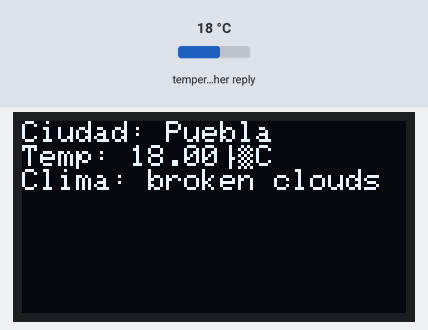
The sketch below on a simulated ESP32. Parts: 128×64 one-colour display. The inputs (shaded band) are chosen by the test bench; at power-on: temperature in the weather reply 18 °C. WiFi joins after 1.5 s; servers stay silent unless stated; the display library's start-up logo is not drawn; web services answer with replies made up by the test bench; what the sketch prints to the serial monitor is not drawn.

Above: at 3.9 s.

The sketch:

Api_pantalla.ino
```cpp
#include <WiFi.h>
#include <HTTPClient.h>
#include <ArduinoJson.h>
#include <Adafruit_GFX.h>
#include <Adafruit_SSD1306.h>

// Reemplaza estos valores con los tuyos
const char* ssid = "iPhone";
const char* password = "nomelase";
String api_key = "20a679978be8158d6c3d4ee004dd4c61";
String city = "Puebla";
String country = "MX";

// Declaración de la pantalla OLED
#define SCREEN_WIDTH 128 // Ancho de la pantalla OLED
#define SCREEN_HEIGHT 64 // Alto de la pantalla OLED
Adafruit_SSD1306 display(SCREEN_WIDTH, SCREEN_HEIGHT, &Wire, -1);

unsigned long previousMillis = 0; // Almacenar el último tiempo de actualización
const long interval = 1800000;    // Intervalo de actualización (30 minutos en milisegundos)

void setup() {
  Serial.begin(115200);

  // Inicializar la pantalla OLED
  if(!display.begin(SSD1306_SWITCHCAPVCC, 0x3C)) { // Dirección I2C de la pantalla OLED
    Serial.println(F("Fallo al inicializar la pantalla OLED"));
    for(;;);
  }
  display.display();
  delay(2000);
  display.clearDisplay();

  // Conexión a WiFi
  WiFi.begin(ssid, password);
  Serial.print("Conectando a WiFi");
  while (WiFi.status() != WL_CONNECTED) {
    delay(500);
    Serial.print(".");
  }
  Serial.println("Conectado");

  // Llamar a la función de actualización inmediatamente
  updateWeatherData();
}

void loop() {
  unsigned long currentMillis = millis();

  // Verificar si ha pasado el intervalo de tiempo
  if (currentMillis - previousMillis >= interval) {
    previousMillis = currentMillis;

    // Llamar a la función de actualización
    updateWeatherData();
  }
}

void updateWeatherData() {
  // Construir la URL de la API
  String url = "http://api.openweathermap.org/data/2.5/weather?q=" + city + "," + country + "&appid=" + api_key;
  Serial.println("URL construida: " + url);

  // Hacer la solicitud HTTP GET
  HTTPClient http;
  http.begin(url);
  int httpResponseCode = http.GET();

  Serial.printf("Código de respuesta HTTP: %d\n", httpResponseCode);

  if (httpResponseCode > 0) {
    String payload = http.getString();
    Serial.println("Respuesta recibida:");
    Serial.println(payload);

    // Parsear la respuesta JSON
    const size_t capacity = JSON_OBJECT_SIZE(1) + JSON_OBJECT_SIZE(2) + JSON_OBJECT_SIZE(4) + 260;
    DynamicJsonDocument doc(capacity);
    deserializeJson(doc, payload);

    float temperature_kelvin = doc["main"]["temp"];
    float temperature_celsius = temperature_kelvin - 273.15;
    String weather_description = doc["weather"][0]["description"].as<String>();

    // Mostrar la información en el Serial Monitor
    Serial.printf("Temperatura actual en %s: %.2f°C\n", city.c_str(), temperature_celsius);
    Serial.printf("Descripción del clima: %s\n", weather_description.c_str());

    // Mostrar la información en la pantalla OLED
    display.clearDisplay();
    display.setTextSize(1);      // Tamaño del texto
    display.setTextColor(SSD1306_WHITE); // Color del texto
    display.setCursor(0, 0);     // Posición del texto
    display.printf("Ciudad: %s\n", city.c_str());
    display.printf("Temp: %.2f°C\n", temperature_celsius);
    display.printf("Clima: %s\n", weather_description.c_str());
    display.display();

  } else {
    Serial.printf("Error en la solicitud HTTP: %d\n", httpResponseCode);
    display.clearDisplay();
    display.setTextSize(1);
    display.setTextColor(SSD1306_WHITE);
    display.setCursor(0, 0);
    display.println("Error en la solicitud HTTP");
    display.display();
  }

  http.end();
}
```
